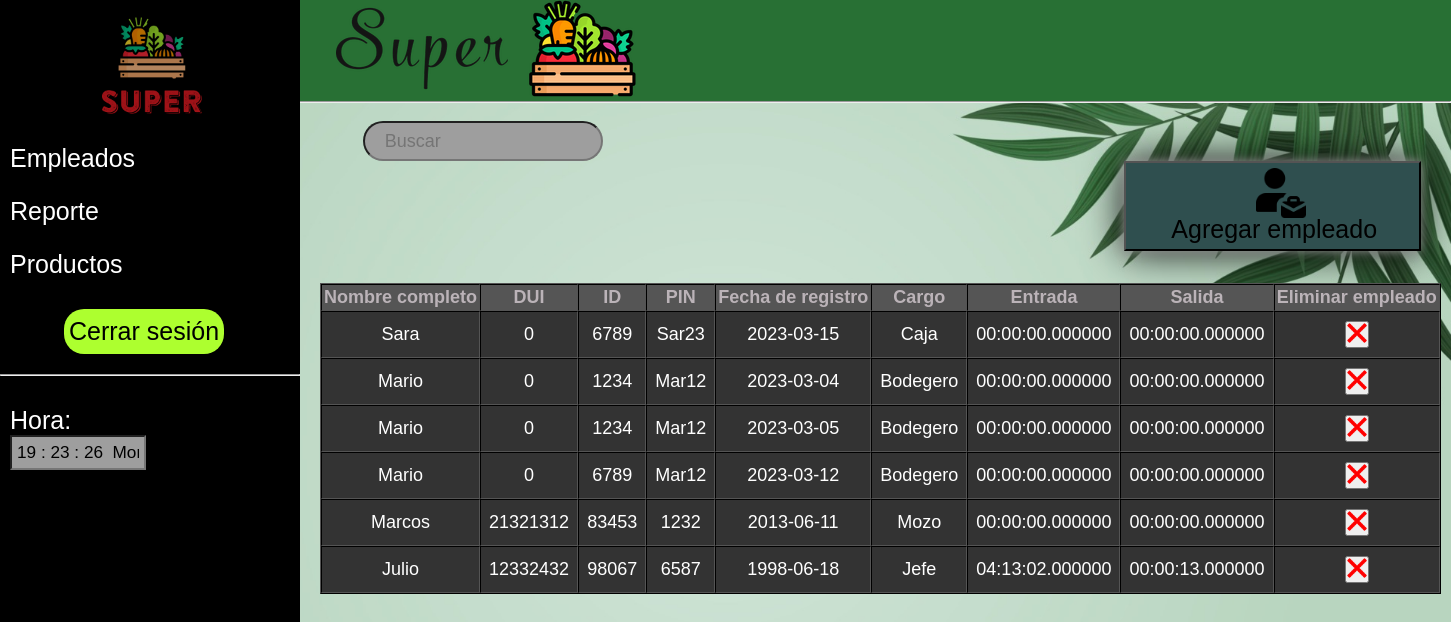
Page /php/AdminEmpleados.php on the committed database.
### tables this page shows
CREATE TABLE `empleados` (
  `ID` int(11) NOT NULL,
  `Nombre` varchar(100) NOT NULL,
  `DUI` int(9) NOT NULL,
  `PIN` varchar(100) NOT NULL,
  `IDemple` varchar(8) NOT NULL,
  `Fechaingre` varchar(100) NOT NULL,
  `Cargo` varchar(100) NOT NULL,
  `turnoentrada` time(6) NOT NULL,
  `turnosalida` time(6) NOT NULL
);

### php/AdminEmpleados.php (the view, shortened to what this page needs)
<?php
include "conexion.php";
$empleados = "Select * from empleados";
?>
<!DOCTYPE html>
<html lang="en">
<head>
    <link rel="stylesheet" href="../css/Menúlateral.css">
    <link rel="stylesheet" href="../css/AdminEmpleados.css">
    <link rel="stylesheet" href="../css/modalStyle.css">
</head>
<body onload="mueveReloj()" background="../Imagenes/fondoadmin.jpeg">
    <header>
        <img src="../Imagenes/Imagenes-Empleado/holax2.png" alt="">
        <hr>
    </header>
    <section class="container">
        <div class="fondo">
        <img src="../Imagenes/Imagenes-Empleado/hola.png" alt="logo" width="100">
        <br>
        <ul>
            <li> <a href="../php/AdminEmpleados.php"> Empleados</li></a>
            <li> <a href="../php/table.php">Reporte</a></li>
            <li><a href="../php/adminProductos.php">Productos</a></li>
            <br>
            <a href="../php/logout.php"><input id="cerrar" type="button" value="Cerrar sesión"/></a>
            <br>
            <hr>
            <br>
            <li><a href="#">Hora:</a><form name="form_reloj">
                <input type="text" name="reloj" size="10" onfocus="window.document.form_reloj.reloj.blur()">
                </form></li>
    </div>
    </section>
        <br>
        <div class="buscador">
            <input  type="text" placeholder="Buscar" required>
        </div>
    <div class="btnAddEmpleado">
      <button id="botoemple"> <a id="emple" href="../php/Registro empleado.php"> Agregar empleado <img id="empleimg" src="../Imagenes/Imagenes-Empleado/empleado-contratar.png" width="50px" alt=""></a></button>
    </div>
    <div class="employeecontainer">
        <table class="tablaemplo" border="1">
            <tr>
            <th>Nombre completo</th>
            <th>DUI</th>
            <th>ID</th>
            <th>PIN</th>
            <th>Fecha de registro</th>
            <th>Cargo</th>
            <th>Entrada</th>
            <th>Salida</th>
            <th>Eliminar empleado</th>
            </tr>
            <?php
              $result = mysqli_query($conn, $empleados);
              while ($row = mysqli_fetch_assoc($result)){
            ?>
            <tr>
                <td><?php echo $row["Nombre"]?></td>
                <td><?php echo $row["DUI"]?></td>
                <td><?php echo $row["IDemple"]?></td>
                <td><?php echo $row["PIN"]?></td>
                <td><?php echo $row["Fechaingre"]?></td>
                <td><?php echo $row["Cargo"]?></td>
                <td><?php echo $row["turnoentrada"]?></td>
                <td><?php echo $row["turnosalida"]?></td>
                <td><a href="../php/eliminarEmpleado.php?ID=<?php echo $row["ID"];?>"><button><img src="../Imagenes/Eliminar.webp" width="20px"id="myBtn"></button></a></td>
            </tr>
            <?php }?>
        </table>
    </div>
</body>
</html>

### css/Menúlateral.css (style rules this page uses)
* { margin: 0; padding: 0; box-sizing: border-box; }
.container { position: fixed; height: 100%; bottom: 0px; }
.fondo { width: 300px; height: 100%; background: rgb(0, 0, 0); float: left; }
.fondo img { width: 100px; display: block; margin-top: 15px; margin-left: 6.4rem; opacity: 0.7; }
.fondo ul li { list-style: none; padding: 12px 10px; }
a { text-decoration: none; color: rgb(255, 255, 255); font-size: 25px; }
.buscador { margin-left: 25%; padding: -5px; }
.buscador input { width: 240px; height: 40px; padding: 0 20px; font-size: 18px; color: black; outline: none; border-radius: 30px; }
#cerrar { border: 5px; font-size: 25px; background-color: greenyellow; margin-left: 4rem; margin-bottom: 20px; border-radius: 20px; height: 45px; width: 10rem; z-index: 1000; }
input { font-size: 17.2px; padding: 5px; background-color: rgb(158, 158, 158); }

### css/AdminEmpleados.css (style rules this page uses)
body { background-attachment: fixed; background-repeat: no-repeat; background-size: cover; }
header img { position: relative; left: 21rem; }
header { background-color: #287034; }
.btnAddEmpleado { display: flex; justify-content: right; }
.tablaemplo { position: relative; left: 20rem; top: 2rem; font-size: 18px; border-color: black; border-spacing: 0ch; text-align: center; font-family:Arial, Helvetica, sans-serif; }
th { color: rgb(187, 179, 184); padding: 2px; padding: 2px; background-color: rgb(85, 85, 85); }
td { padding: 2px; padding: 8px; color: white; background-color: rgb(51, 51, 51); }
#botoemple { position: relative; background-color: darkslategrey; right: 30px; padding: 15px; box-shadow: 0 0 10px rgb(153, 153, 153), 0 0 40px; }
#emple { position: relative; color: black; top: 10px; left: 30px; }
#empleimg { position: relative; bottom: 20px; right: 8rem; }

### css/modalStyle.css (style rules this page uses)
* { font-family: Arial, Helvetica, sans-serif; }

### rows in the picture
empleados: Nombre "Sara", DUI "0", IDemple "6789", PIN "Sar23", Fechaingre "2023-03-15", Cargo "Caja", turnoentrada "00:00:00.000000", turnosalida "00:00:00.000000"
empleados: Nombre "Mario", DUI "0", IDemple "1234", PIN "Mar12", Fechaingre "2023-03-04", Cargo "Bodegero", turnoentrada "00:00:00.000000", turnosalida "00:00:00.000000"
empleados: Nombre "Mario", DUI "0", IDemple "1234", PIN "Mar12", Fechaingre "2023-03-05", Cargo "Bodegero", turnoentrada "00:00:00.000000", turnosalida "00:00:00.000000"
empleados: Nombre "Mario", DUI "0", IDemple "6789", PIN "Mar12", Fechaingre "2023-03-12", Cargo "Bodegero", turnoentrada "00:00:00.000000", turnosalida "00:00:00.000000"
empleados: Nombre "Marcos", DUI "21321312", IDemple "83453", PIN "1232", Fechaingre "2013-06-11", Cargo "Mozo", turnoentrada "00:00:00.000000", turnosalida "00:00:00.000000"
empleados: Nombre "Julio", DUI "12332432", IDemple "98067", PIN "6587", Fechaingre "1998-06-18", Cargo "Jefe", turnoentrada "04:13:02.000000", turnosalida "00:00:13.000000"
